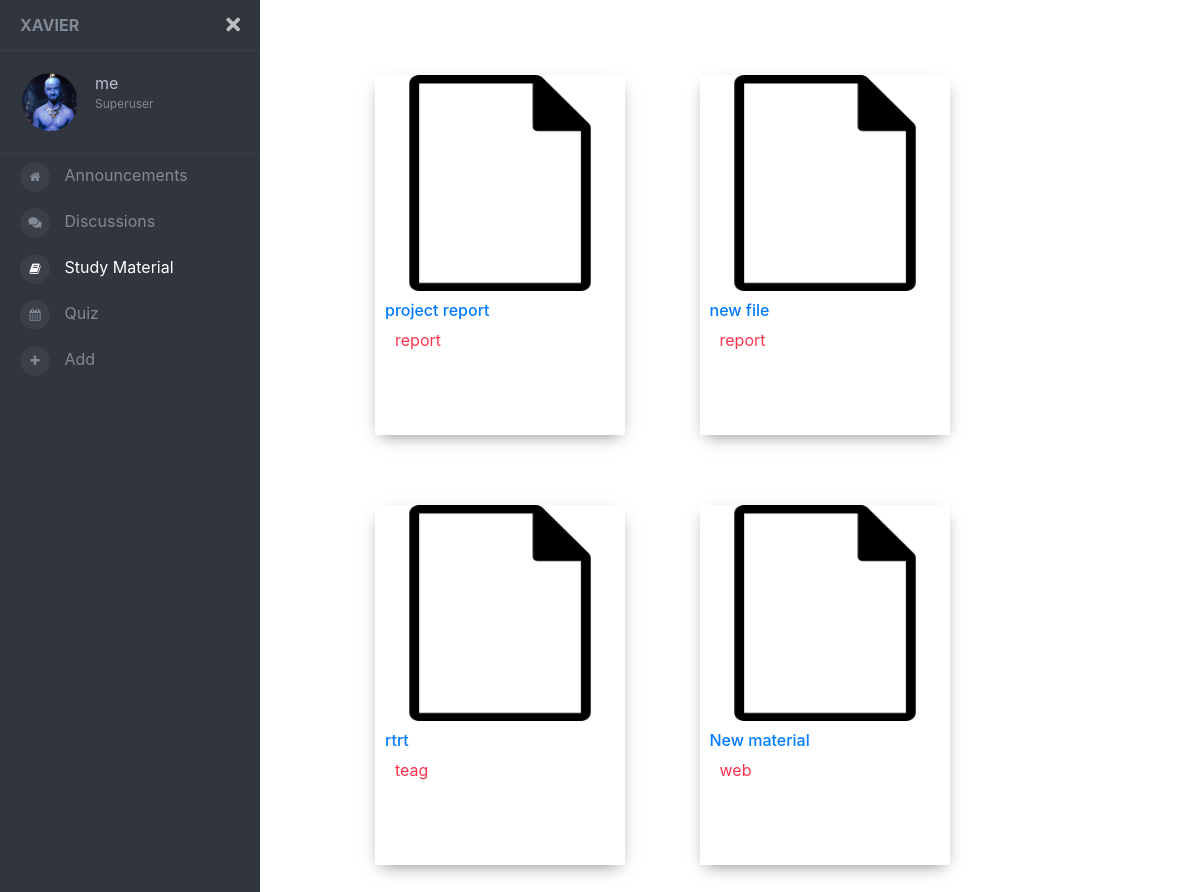
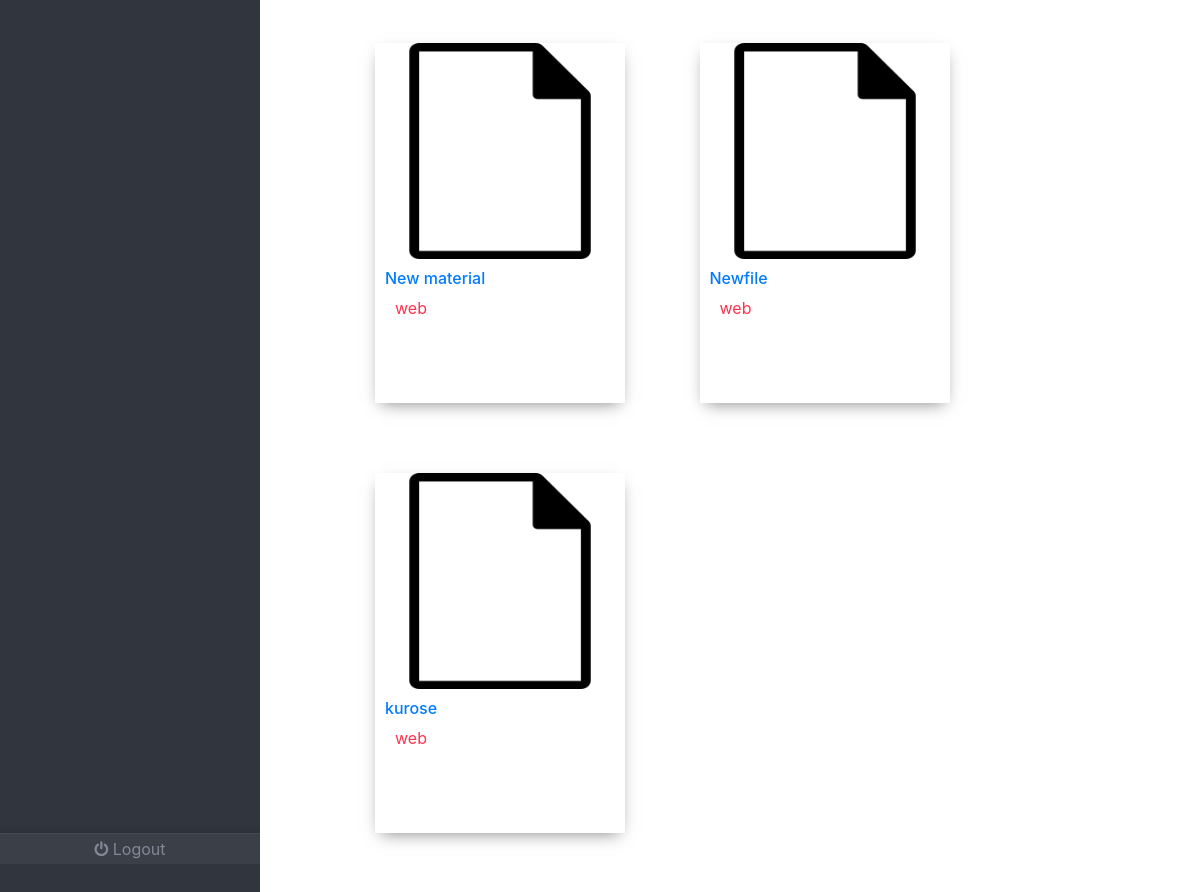
The page /study/ (signed in) on the database its author committed (2 pictures, top to bottom).
### front/models.py (models this page shows, shortened)
class Profile(models.Model):
	user= models.OneToOneField(User , on_delete = models.CASCADE )
	image = models.ImageField(default='default.jpg' , upload_to = 'profile_pics')
	bg = models.ImageField(default= 'default.jpg'  , upload_to = 'bg_pics')
	color = models.CharField(max_length=7, default='#000000')

class Material(models.Model):
	name = models.CharField(max_length=30  , default='New material')
	file = models.FileField(upload_to = 'materials')
	thumb = models.ImageField(default='ext_pics/default.png')
	tag = models.CharField(max_length=7, default=None)

### front/views.py (the view)
# urls.py: path('study/',views.study ,  name='studypage'),
def study(request) :
	if not(request.user.is_authenticated):
		return redirect('signpage')
	study = Material.objects.all()
	study2 = []
	for i in range(len(study)-1 , -1 , -1):
		study2.append(study[i])
	return render(request , 'front/study.html' ,  { 'study' : study2 })

### front/templates/front/study.html (shortened to what this page needs)
{% load static %}
<!DOCTYPE html>
<html lang="en">
  <head>
    <link rel="stylesheet" href='{% static "front/navbar.css" %}' />
    <link
      rel="stylesheet"
      href="https://cdnjs.cloudflare.com/ajax/libs/twitter-bootstrap/4.1.1/css/bootstrap.css"
    />
    <link
      rel="stylesheet"
      href="https://use.fontawesome.com/releases/v5.0.13/css/all.css"
    />
    <link rel="stylesheet" href='{% static "front/material.css" %}' />
    <link rel="stylesheet" href='{% static "front/study.css" %}' />
  </head>
  <body>
    <div class="page-wrapper chiller-theme toggled">
      <nav id="sidebar" class="sidebar-wrapper">
        <div class="sidebar-content">
          <div class="sidebar-brand">
            <a href="{% url 'mainpage' %} " >Xavier</a>
            <div id="close-sidebar">
              <i class="fas fa-times"></i>
            </div>
          </div>
          <div class="sidebar-header">
            <div class="user-pic">
              <img
                class="img-responsive img-rounded"
                src="{{request.user.profile.image.url}}"
                alt="User picture"
                style = "border-radius: 50% ;"
              />
            </div>
            <div class="user-info">
              <span class="user-name">
                {{ request.user.username }}
              </span>
              <span class="user-role">
                  {% if request.user.is_superuser %}
              Superuser
                 {% elif request.user.is_staff %}
              Staff
                  {% else %}
              Student
                  {% endif %}
            </div>
          </div>
          <div class="sidebar-menu">
            <ul>
              <li>
                <a href="{% url 'mainpage' %} "
                  ><i class="fa fa-home" aria-hidden="true"></i>
                  <span>Announcements</span>
                </a>
              </li>
              <li>
                <a href="{% url 'discusspage' %} "   >
                  <i class="fas  fa-comments"></i>
                  <span>Discussions</span>
                </a>
              </li>
              <li>
                <a href="{% url 'studypage' %}" style="color: white"
                  ><i class="fa  fa-book"></i>
                  <span>Study Material</span>
                </a>
              </li>
              <li>
                <a href='#'
                ><i class="fa fa-calendar"></i>
                  <span>Quiz</span>
                </a>
              </li>
              <li>
                <a href="{% url 'addpage' %} "
                  ><i class="fa fa-plus" aria-hidden="true"></i>
                  <span>Add</span>
                </a>
              </li>
            </ul>
          </div>
          <div class="sidebar-footer">
            <a href="{% url 'logout' %} " style="text-decoration: none">
              <i class="fa fa-power-off"></i>
              <span>Logout</span></a
            >
          </div>
        </div>
    </nav>
      <main class="page-content">
        <div class="container">
          <div class="archive">
            {% for st in study %} <a href="{{st.file.url}}" target="_blank" >
            <div class="product_card article">
              <img
                src="{{st.thumb.url}}"
                class="product_image"
                alt="PRODUCT"
              />
              <section>
                <h1 class="title">{{st.name}}</h1>
                <p class="price">{{st.tag}}</p>
              </section>
            </div></a>
            {% endfor %}
          </div>
        </div>
      </main>
    </div>
  </body>
</html>

### front/static/front/navbar.css (style rules this page uses)
a { text-decoration: none; }
a:link { text-decoration: none; }
body { font-size: 0.9rem; }
.page-wrapper .sidebar-wrapper, .sidebar-wrapper .sidebar-brand > a, .sidebar-wrapper .sidebar-dropdown > a:after, .sidebar-wrapper .sidebar-menu .sidebar-dropdown .sidebar-submenu li a:before, .sidebar-wrapper ul li a i, .page-wrapper .page-content, .sidebar-wrapper .sidebar-search input.search-menu, .sidebar-wrapper .sidebar-search .input-group-text, .sidebar-wrapper .sidebar-menu ul li a, #show-sidebar, #close-sidebar { -webkit-transition: all 0.3s ease; -moz-transition: all 0.3s ease; -ms-transition: all 0.3s ease; -o-transition: all 0.3s ease; transition: all 0.3s ease; }
.page-wrapper { height: 100vh; }
.page-wrapper.toggled .sidebar-wrapper { left: 0px; }
@media screen and (min-width: 768px) { .page-wrapper.toggled .page-content { padding-left: 300px; } }
.sidebar-wrapper { width: 260px; height: 100%; max-height: 100%; position: fixed; top: 0; left: -300px; z-index: 999; }
.sidebar-wrapper ul { list-style-type: none; padding: 0; margin: 0; }
.sidebar-wrapper a { text-decoration: none; }
.sidebar-content { max-height: calc(100% - 30px); height: calc(100% - 30px); overflow-y: auto; position: relative; }
.sidebar-wrapper .sidebar-brand { padding: 10px 20px; display: flex; align-items: center; }
.sidebar-wrapper .sidebar-brand > a { text-transform: uppercase; font-weight: bold; flex-grow: 1; }
.sidebar-wrapper .sidebar-brand #close-sidebar { cursor: pointer; font-size: 20px; }
.sidebar-wrapper .sidebar-header { padding: 20px; overflow: hidden; }
.sidebar-wrapper .sidebar-header .user-pic { float: left; width: 60px; padding: 2px; border-radius: 12px; margin-right: 15px; overflow: hidden; }
.sidebar-wrapper .sidebar-header .user-pic img { object-fit: cover; height: 100%; width: 100%; }
.sidebar-wrapper .sidebar-header .user-info { float: left; }
.sidebar-wrapper .sidebar-header .user-info > span { display: block; }
.sidebar-wrapper .sidebar-header .user-info .user-role { font-size: 12px; }
.sidebar-wrapper .sidebar-menu { padding-bottom: 10px; }
.sidebar-wrapper .sidebar-menu ul li a { display: inline-block; width: 100%; text-decoration: none; position: relative; padding: 8px 30px 8px 20px; }
.sidebar-wrapper .sidebar-menu ul li a i { margin-right: 10px; font-size: 12px; width: 30px; height: 30px; line-height: 30px; text-align: center; border-radius: 50%; }
.sidebar-footer { position: absolute; width: 100%; bottom: 0; display: flex; }
.sidebar-footer > a { flex-grow: 1; text-align: center; height: 30px; line-height: 30px; position: relative; }
.page-wrapper .page-content { display: inline-block; width: 100%; padding-left: 0px; padding-top: 20px; }
.page-wrapper .page-content > div { padding: 20px 40px; }
.page-wrapper .page-content { overflow-x: hidden; }
.chiller-theme .sidebar-wrapper { background: #31353d; }
.chiller-theme .sidebar-wrapper .sidebar-header, .chiller-theme .sidebar-wrapper .sidebar-search, .chiller-theme .sidebar-wrapper .sidebar-menu { border-top: 1px solid #3a3f48; }
.chiller-theme .sidebar-wrapper .sidebar-header .user-info .user-role, .chiller-theme .sidebar-wrapper .sidebar-header .user-info .user-status, .chiller-theme .sidebar-wrapper .sidebar-search input.search-menu, .chiller-theme .sidebar-wrapper .sidebar-search .input-group-text, .chiller-theme .sidebar-wrapper .sidebar-brand > a, .chiller-theme .sidebar-wrapper .sidebar-menu ul li a, .chiller-theme .sidebar-footer > a { color: #818896; }
.chiller-theme .sidebar-wrapper .sidebar-menu ul li:hover > a, .chiller-theme .sidebar-wrapper .sidebar-menu .sidebar-dropdown.active > a, .chiller-theme .sidebar-wrapper .sidebar-header .user-info, .chiller-theme .sidebar-wrapper .sidebar-brand > a:hover, .chiller-theme .sidebar-footer > a:hover i { color: #b8bfce; }
.page-wrapper.chiller-theme.toggled #close-sidebar { color: #bdbdbd; }
.chiller-theme .sidebar-wrapper .sidebar-menu ul li a i, .chiller-theme .sidebar-wrapper .sidebar-menu .sidebar-dropdown div, .chiller-theme .sidebar-wrapper .sidebar-search input.search-menu, .chiller-theme .sidebar-wrapper .sidebar-search .input-group-text { background: #3a3f48; }
.chiller-theme .sidebar-footer { background: #3a3f48; box-shadow: 0px -1px 5px #282c33; border-top: 1px solid #464a52; }
.chiller-theme .sidebar-footer > a:first-child { border-left: none; }
.chiller-theme .sidebar-footer > a:last-child { border-right: none; }

### rows shown on the page
Material: thumb (placeholder picture), name "project report", tag "report"
Material: thumb (placeholder picture), name "new file", tag "report"
Material: thumb (placeholder picture), name "rtrt", tag "teag"
Material: thumb (placeholder picture), name "New material", tag "web"
Material: thumb (placeholder picture), name "New material", tag "web"
Material: thumb (placeholder picture), name "Newfile", tag "web"
Material: thumb (placeholder picture), name "kurose", tag "web"

### other values the page prints
{{ request.user.username }} "me"
